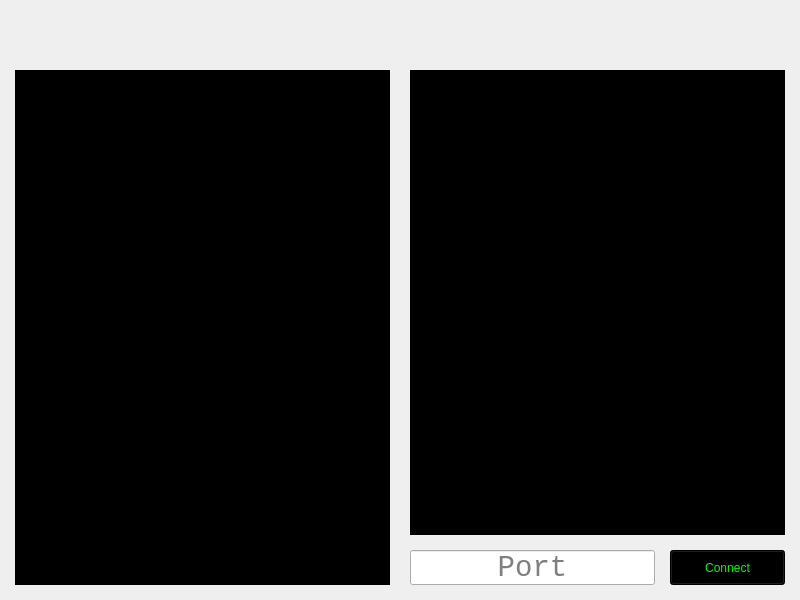
<?xml version="1.0" encoding="UTF-8"?>
<ui version="4.0">
 <class>MainWindow</class>
 <widget class="QMainWindow" name="MainWindow">
  <property name="geometry">
   <rect>
    <x>0</x>
    <y>0</y>
    <width>800</width>
    <height>600</height>
   </rect>
  </property>
  <property name="sizePolicy">
   <sizepolicy hsizetype="Fixed" vsizetype="Fixed">
    <horstretch>0</horstretch>
    <verstretch>0</verstretch>
   </sizepolicy>
  </property>
  <property name="minimumSize">
   <size>
    <width>800</width>
    <height>600</height>
   </size>
  </property>
  <property name="maximumSize">
   <size>
    <width>800</width>
    <height>600</height>
   </size>
  </property>
  <property name="windowTitle">
   <string>Receiver</string>
  </property>
  <widget class="QWidget" name="centralwidget">
   <widget class="QListWidget" name="display_content">
    <property name="geometry">
     <rect>
      <x>15</x>
      <y>70</y>
      <width>375</width>
      <height>515</height>
     </rect>
    </property>
    <property name="sizePolicy">
     <sizepolicy hsizetype="Expanding" vsizetype="Expanding">
      <horstretch>0</horstretch>
      <verstretch>0</verstretch>
     </sizepolicy>
    </property>
    <property name="font">
     <font>
      <family>Consolas</family>
      <pointsize>8</pointsize>
      <weight>50</weight>
      <italic>false</italic>
      <bold>false</bold>
     </font>
    </property>
    <property name="styleSheet">
     <string notr="true">background-color: rgb(0, 0, 0);
selection-background-color: rgb(0, 0, 0);
selection-color: rgb(0, 0, 0);
font: 8pt &quot;Consolas&quot;;
color: rgb(0, 255, 0);</string>
    </property>
    <property name="frameShape">
     <enum>QFrame::NoFrame</enum>
    </property>
    <property name="frameShadow">
     <enum>QFrame::Plain</enum>
    </property>
    <property name="lineWidth">
     <number>0</number>
    </property>
    <property name="autoScrollMargin">
     <number>50</number>
    </property>
    <property name="editTriggers">
     <set>QAbstractItemView::NoEditTriggers</set>
    </property>
    <property name="showDropIndicator" stdset="0">
     <bool>false</bool>
    </property>
    <property name="alternatingRowColors">
     <bool>false</bool>
    </property>
    <property name="selectionMode">
     <enum>QAbstractItemView::NoSelection</enum>
    </property>
    <property name="selectionBehavior">
     <enum>QAbstractItemView::SelectItems</enum>
    </property>
    <property name="textElideMode">
     <enum>Qt::ElideNone</enum>
    </property>
    <property name="verticalScrollMode">
     <enum>QAbstractItemView::ScrollPerItem</enum>
    </property>
    <property name="flow">
     <enum>QListView::TopToBottom</enum>
    </property>
    <property name="isWrapping" stdset="0">
     <bool>false</bool>
    </property>
    <property name="resizeMode">
     <enum>QListView::Adjust</enum>
    </property>
    <property name="layoutMode">
     <enum>QListView::Batched</enum>
    </property>
    <property name="viewMode">
     <enum>QListView::ListMode</enum>
    </property>
    <property name="modelColumn">
     <number>0</number>
    </property>
    <property name="uniformItemSizes">
     <bool>true</bool>
    </property>
   </widget>
   <widget class="QListWidget" name="display_console">
    <property name="geometry">
     <rect>
      <x>410</x>
      <y>70</y>
      <width>375</width>
      <height>465</height>
     </rect>
    </property>
    <property name="sizePolicy">
     <sizepolicy hsizetype="Fixed" vsizetype="Fixed">
      <horstretch>0</horstretch>
      <verstretch>0</verstretch>
     </sizepolicy>
    </property>
    <property name="font">
     <font>
      <family>Consolas</family>
      <pointsize>8</pointsize>
      <weight>50</weight>
      <italic>false</italic>
      <bold>false</bold>
     </font>
    </property>
    <property name="styleSheet">
     <string notr="true">background-color: rgb(0, 0, 0);
selection-background-color: rgb(0, 0, 0);
selection-color: rgb(0, 0, 0);
font: 8pt &quot;Consolas&quot;;
color: rgb(0, 255, 0);</string>
    </property>
    <property name="frameShape">
     <enum>QFrame::NoFrame</enum>
    </property>
    <property name="frameShadow">
     <enum>QFrame::Plain</enum>
    </property>
    <property name="lineWidth">
     <number>0</number>
    </property>
    <property name="autoScrollMargin">
     <number>50</number>
    </property>
    <property name="editTriggers">
     <set>QAbstractItemView::NoEditTriggers</set>
    </property>
    <property name="showDropIndicator" stdset="0">
     <bool>false</bool>
    </property>
    <property name="alternatingRowColors">
     <bool>false</bool>
    </property>
    <property name="selectionMode">
     <enum>QAbstractItemView::NoSelection</enum>
    </property>
    <property name="selectionBehavior">
     <enum>QAbstractItemView::SelectItems</enum>
    </property>
    <property name="textElideMode">
     <enum>Qt::ElideNone</enum>
    </property>
    <property name="verticalScrollMode">
     <enum>QAbstractItemView::ScrollPerItem</enum>
    </property>
    <property name="flow">
     <enum>QListView::TopToBottom</enum>
    </property>
    <property name="isWrapping" stdset="0">
     <bool>false</bool>
    </property>
    <property name="resizeMode">
     <enum>QListView::Adjust</enum>
    </property>
    <property name="layoutMode">
     <enum>QListView::Batched</enum>
    </property>
    <property name="viewMode">
     <enum>QListView::ListMode</enum>
    </property>
    <property name="modelColumn">
     <number>0</number>
    </property>
    <property name="uniformItemSizes">
     <bool>true</bool>
    </property>
   </widget>
   <widget class="QLabel" name="bg_window">
    <property name="enabled">
     <bool>true</bool>
    </property>
    <property name="geometry">
     <rect>
      <x>0</x>
      <y>0</y>
      <width>800</width>
      <height>600</height>
     </rect>
    </property>
    <property name="sizePolicy">
     <sizepolicy hsizetype="Fixed" vsizetype="Fixed">
      <horstretch>0</horstretch>
      <verstretch>0</verstretch>
     </sizepolicy>
    </property>
    <property name="minimumSize">
     <size>
      <width>800</width>
      <height>600</height>
     </size>
    </property>
    <property name="maximumSize">
     <size>
      <width>800</width>
      <height>600</height>
     </size>
    </property>
    <property name="font">
     <font>
      <family>Open Sans</family>
     </font>
    </property>
    <property name="text">
     <string/>
    </property>
    <property name="pixmap">
     <pixmap>receiver_bg.png</pixmap>
    </property>
   </widget>
   <widget class="QLineEdit" name="input_port">
    <property name="geometry">
     <rect>
      <x>410</x>
      <y>550</y>
      <width>245</width>
      <height>35</height>
     </rect>
    </property>
    <property name="sizePolicy">
     <sizepolicy hsizetype="Fixed" vsizetype="Fixed">
      <horstretch>0</horstretch>
      <verstretch>0</verstretch>
     </sizepolicy>
    </property>
    <property name="font">
     <font>
      <family>Consolas</family>
      <pointsize>22</pointsize>
     </font>
    </property>
    <property name="inputMethodHints">
     <set>Qt::ImhNone</set>
    </property>
    <property name="inputMask">
     <string/>
    </property>
    <property name="text">
     <string/>
    </property>
    <property name="maxLength">
     <number>5</number>
    </property>
    <property name="alignment">
     <set>Qt::AlignCenter</set>
    </property>
    <property name="placeholderText">
     <string>Port</string>
    </property>
   </widget>
   <widget class="QPushButton" name="button_connect">
    <property name="geometry">
     <rect>
      <x>670</x>
      <y>550</y>
      <width>115</width>
      <height>35</height>
     </rect>
    </property>
    <property name="sizePolicy">
     <sizepolicy hsizetype="Fixed" vsizetype="Fixed">
      <horstretch>0</horstretch>
      <verstretch>0</verstretch>
     </sizepolicy>
    </property>
    <property name="styleSheet">
     <string notr="true">background-color: rgb(0, 0, 0);
color: rgb(0, 255, 0);</string>
    </property>
    <property name="text">
     <string>Connect</string>
    </property>
   </widget>
   <zorder>bg_window</zorder>
   <zorder>display_console</zorder>
   <zorder>display_content</zorder>
   <zorder>input_port</zorder>
   <zorder>button_connect</zorder>
  </widget>
 </widget>
 <resources/>
 <connections/>
</ui>
